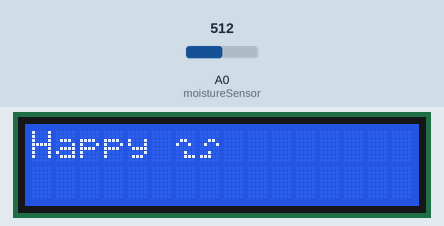
The sketch below on a simulated Arduino Uno, built with avr-gcc and run on an emulated ATmega328P. Parts: 16×2 character LCD. The test bench sets the inputs (shaded band); at power-on: A0 (moistureSensor) = 512. What the sketch prints to the serial monitor is not drawn.

Above: at 1.7 s.
1.8 s: A0 (moistureSensor) set to 589
7.8 s: A0 (moistureSensor) set to 616
At 11.2 s:
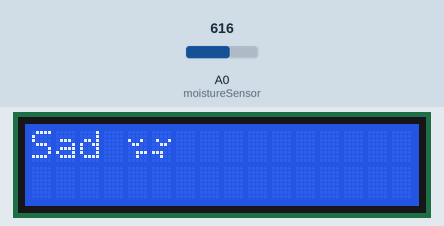
13.8 s: A0 (moistureSensor) set to 590
At 16.6 s:
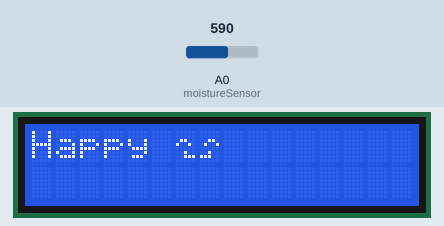
19.8 s: A0 (moistureSensor) set to 610
At 21.9 s:
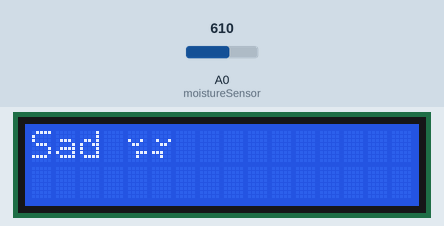
Timing chart, 0 to 23.4 s (numbered marks = the images above; inputs shaded):
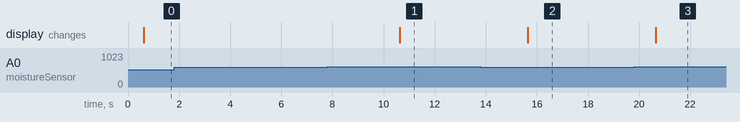

Measured:
- the behaviour switches between 600 and 601 on A0 (moistureSensor) (found by bisection; images 0 and 1)
- after the input at 1.8 s, every drawn part: stays the same
- after the input at 7.8 s, the display: changes after 2.8 s (image 1)
- after the input at 13.8 s, the display: changes after 1.8 s (image 2)
- after the input at 19.8 s, the display: changes after 0.85 s (image 3)

The sketch:

arduino-section-code.ino
```cpp
#include <Wire.h>
#include <LiquidCrystal_I2C.h>

// set the LCD hex address to 0x27 for a 16 chars and 2 line display
LiquidCrystal_I2C lcd(0x27, 16, 2);

int moistureSensor = A0;
int timeInterval = 5;

// custom 5x8 characters to show on lcd display
uint8_t happyLeft[8] = {
  B00000,
  B00000,
  B01100,
  B10010,
  B00000,
  B00100,
  B00111,
  B00000
};

uint8_t happyRight[8] = {
  B00000,
  B00000,
  B00110,
  B01001,
  B00000,
  B00100,
  B11100,
  B00000
};

uint8_t sadLeft[8] = {
  B00000,
  B00000,
  B10010,
  B01100,
  B00000,
  B00111,
  B00100,
  B00000
};

uint8_t sadRight[8] = {
  B00000,
  B00000,
  B01001,
  B00110,
  B00000,
  B11100,
  B00100,
  B00000
};

void setup() {
  Serial.begin(9600);

  // moisture sensor setup
  pinMode(moistureSensor, INPUT);

  // lcd display setup
  lcd.begin();
  lcd.backlight();
  delay(500);

  lcd.createChar(0, happyLeft);
  lcd.createChar(1, happyRight);
  lcd.createChar(2, sadLeft);
  lcd.createChar(3, sadRight);

  lcd.home();
}

void loop() {
  // read data from sensor
  static float moistureValue = 0;
  moistureValue = analogRead(moistureSensor);
  Serial.print("Current sensor value: ");
  Serial.println(moistureValue);

  lcd.clear();

  if ((moistureValue >= 300) && (moistureValue <= 600)) {
    lcd.print("Happy ");
    lcd.print((char)0);
    lcd.print((char)1);
  } else {
    lcd.print("Sad ");
    lcd.print((char)2);
    lcd.print((char)3);
  }

  delay(1000 * timeInterval);
}
```
